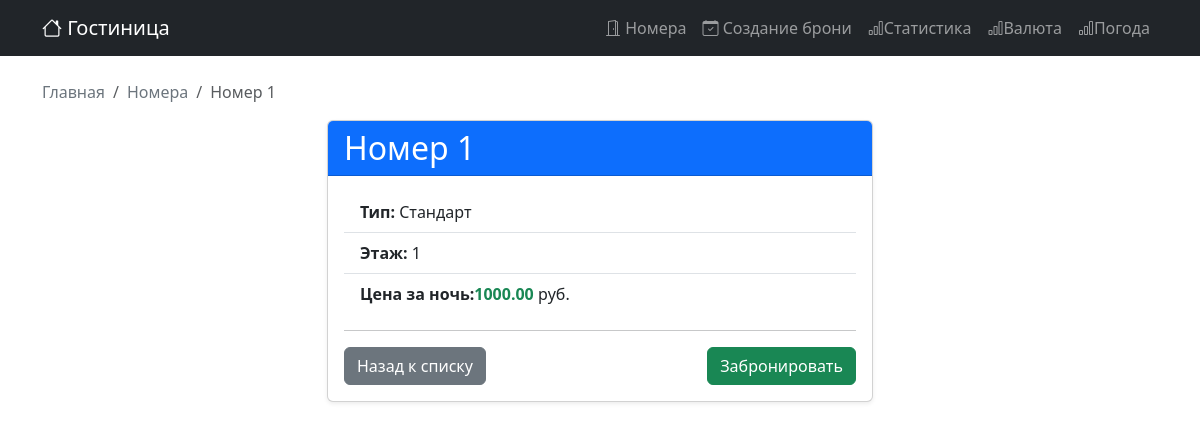
Screenshot of /rooms/1/ with the database file from the repository.
### hotel_def/models.py (models this page shows, shortened)
class Room(models.Model):
    number = models.CharField('Номер комнаты', max_length=10, unique=True)
    room_type = models.CharField('Тип номера', max_length=50, default='Стандарт')
    price_per_night = models.DecimalField('Цена за ночь', max_digits=10, decimal_places=2)
    floor = models.PositiveIntegerField('Этаж')
    class Meta:
        verbose_name = 'Номер'
        verbose_name_plural = 'Номера'

### hotel_def/views.py (the view)
# urls.py: path('rooms/<int:pk>/', views.RoomDetailView.as_view(), name='room_detail'),
class RoomDetailView(DetailView):
    model = Room
    template_name = 'room_detail.html'
    context_object_name = 'room'

### hotel_def/templates/room_detail.html (shortened to what this page needs)
{% extends 'base.html' %}
{% block content %}
    <nav aria-label="breadcrumb">
        <ol class="breadcrumb">
            <li class="breadcrumb-item"><a href="{% url 'core:home'%}">Главная</a></li>
            <li class="breadcrumb-item"><a href="{% url 'hotel:room_list' %}">Номера</a></li>
            <li class="breadcrumb-item active">Номер {{ room.number}} </li>
        </ol>
    </nav>
    <div class="row justify-content-center">
        <div class="col-md-6">
                <div class="card shadow-sm">
                        <div class="card-header bg-primary text-white">
                            <h2 class="mb-0">Номер {{ room.number }}</h2>
                        </div>
                        <div class="card-body">
                            <ul class="list-group list-group-flush mb-3">
                                <li class="list-group-item">
                                    <strong>Тип:</strong> {{ room.room_type }}
                                </li>
                                <li class="list-group-item">
                                    <strong>Этаж:</strong> {{ room.floor }}
                                </li>
                                <li class="list-group-item">
                                    <strong>Цена за ночь:</strong><span class="fw-bold text-success">{{room.price_per_night }}</span> руб.
                                </li>
                            </ul>
                            <hr>
                            <div class="d-flex justify-content-between">
                                <a href="{% url 'hotel:room_list'%}" class="btn btn-secondary">Назад к списку</a>
                                <a href="{% url 'hotel:booking_create' %}" class="btn btn-success">Забронировать</a>
                            </div>
                        </div>
                </div>
        </div>
    </div>
{% endblock %}

### core/templates/base.html (style rules this page uses)
.breadcrumb-item a { color:#6c757d; text-decoration: none; }

### rows the page displays
Room: number "1", room_type "Стандарт", floor "1", price_per_night "1000.00"
